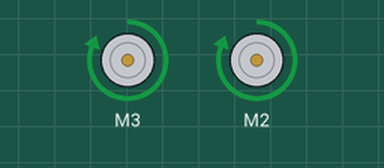
This sketch was run on a simulated Arduino Uno, built with avr-gcc and run on an emulated ATmega328P. Parts: 2 × DC motor (green arrow = forward, orange = backward, longer = faster). What the sketch prints to the serial monitor is not drawn.

Above: at 0.5 s.
At 1.5 s:
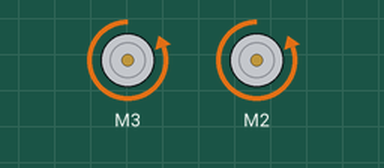
At 5.5 s:
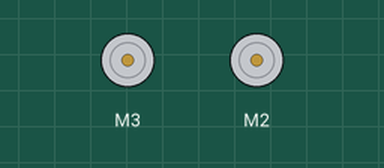
Timing chart, 0 to 6.9 s (numbered marks = the images above):
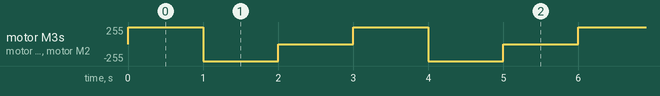

Measured:
- by itself, motor M3, motor M2: repeats every 3.0 s: backward 255/255 1.0 s, stopped 1.0 s, forward 255/255 1.0 s

The sketch:

RobotWheels.ino
```cpp
#include <AFMotor.h>
AF_DCMotor motorM3(3, MOTOR12_64KHZ); // create motor #3, 64KHz pwm
AF_DCMotor motorM2(2, MOTOR12_64KHZ); // create motor #3, 64KHz pwm
void setup() {
Serial.begin(9600); // set up Serial library at 9600 bps
Serial.println("Motor test!");
motorM3.setSpeed(255); // set the speed to 200/255
motorM2.setSpeed(255); // set the speed to 200/255
}
void loop() {
Serial.print("tick");
motorM3.run(FORWARD); // turn it on going forward
motorM2.run(FORWARD); // turn it on going forward
delay(1000);
Serial.print("tock");
motorM3.run(BACKWARD); // the other way
motorM2.run(BACKWARD); // the other way
delay(1000);
Serial.print("tack");
motorM3.run(RELEASE); // stopped
motorM2.run(RELEASE); // stopped
delay(1000);
}
```
